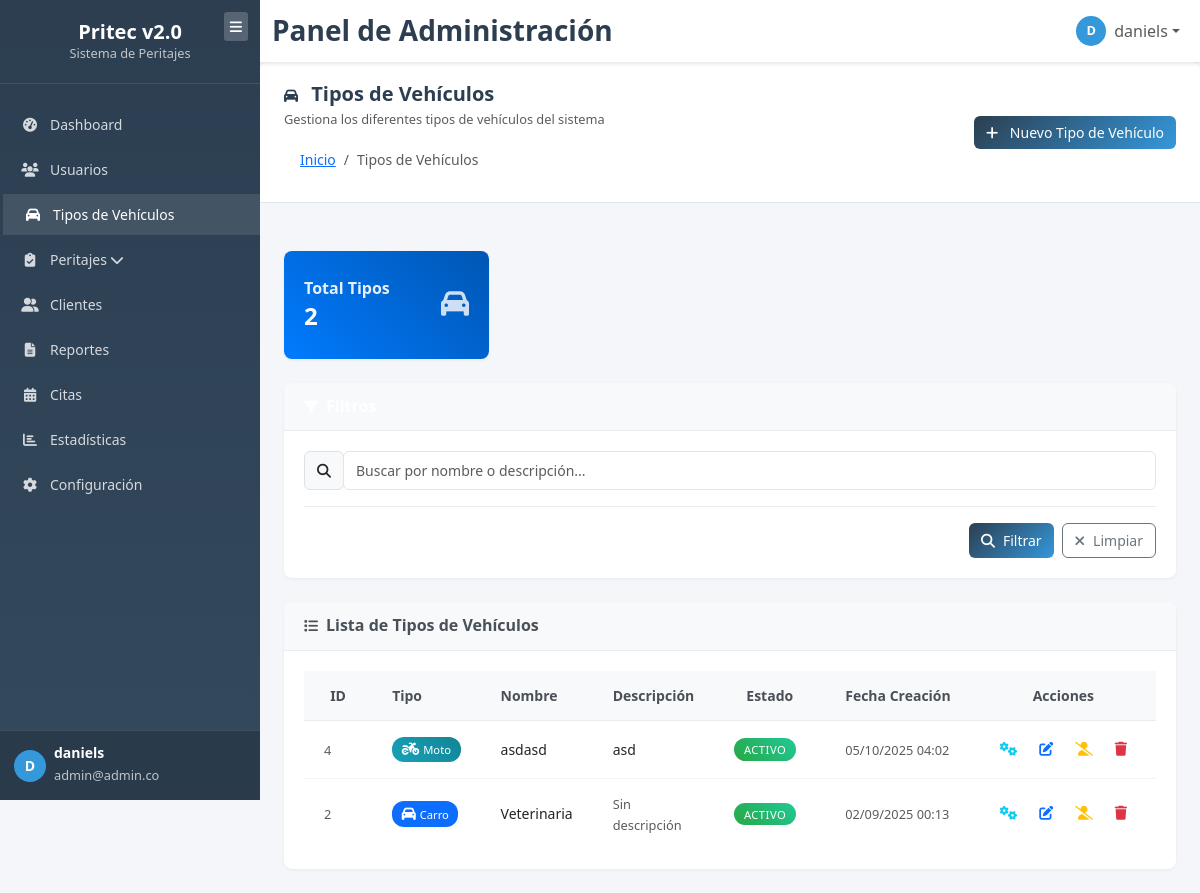
/vehicle-types (signed in), run on the app's committed database.
### tables this page shows
CREATE TABLE IF NOT EXISTS `vehicle_types` (
  `id` int NOT NULL AUTO_INCREMENT,
  `type` enum('carro','moto') NOT NULL,
  `name` varchar(100) NOT NULL,
  `description` text,
  `status` enum('active','inactive') DEFAULT 'active',
  `created_at` timestamp NULL DEFAULT CURRENT_TIMESTAMP,
  `updated_at` timestamp NULL DEFAULT CURRENT_TIMESTAMP ON UPDATE CURRENT_TIMESTAMP,
  PRIMARY KEY (`id`),
  KEY `idx_vehicle_types_status` (`status`),
  KEY `idx_vehicle_types_type` (`type`)
);

### app/helpers/index_helpers.php (the view, shortened to what the rows shown need)
<?php
function renderIndexView($config) {
    $defaults = [
        'title' => 'Lista de Elementos',
        'subtitle' => '',
        'icon' => 'fas fa-list',
        'module_name' => 'elementos',
        'show_stats' => false,
        'show_filters' => false,
        'stats' => [],
        'filters' => [],
        'data' => [],
        'columns' => [],
        'actions' => [],
        'empty_message' => 'No hay elementos registrados',
        'empty_description' => 'Comienza creando el primer elemento',
        'create_url' => '#',
        'create_text' => 'Nuevo Elemento',
        'table_id' => 'mainTable',
        'pagination' => null,
        'custom_scripts' => ''
    ];
    $config = array_merge($defaults, $config);
    echo '<link href="' . ASSETS_URL . 'css/index-template.css" rel="stylesheet">';
    echo '<div class="content-body">';
    if ($config['show_stats'] && !empty($config['stats'])) {
        renderStatsCards($config['stats']);
    }
    renderMainTable($config);
    echo '</div>';
}
function renderStatsCards($stats) {
    echo '<div class="row stats-row">';
    $colors = ['primary', 'success', 'info', 'warning', 'danger', 'secondary'];
    foreach ($stats as $index => $stat) {
        $color = $stat['color'] ?? $colors[$index % count($colors)];
        echo '<div class="col-xl-3 col-md-6">';
        echo '<div class="card stats-card bg-' . $color . ' text-white">';
        echo '<div class="card-body">';
        echo '<div class="stats-content">';
        echo '<h2>' . number_format($stat['value']) . '</h2>';
        echo '</div>';
        echo '</div>';
        echo '</div>';
        echo '</div>';
    }
    echo '</div>';
}
function renderMainTable($config) {
    echo '<div class="card main-table-card">';
    if (!empty($config['data'])) {
        echo '<div class="card-body">';
        echo '<div class="table-responsive">';
        echo '<table class="table main-table table-hover" id="' . $config['table_id'] . '">';
        echo '<thead>';
        echo '<tr>';
        foreach ($config['columns'] as $column) {
            $class = '';
            switch ($column['type'] ?? 'text') {
                case 'id':
                    $class = 'table-id-col';
                    break;
                case 'status':
                    $class = 'table-status-col';
                    break;
                case 'actions':
                    $class = 'table-actions-col';
                    break;
            }
            echo '<th class="' . $class . '">' . htmlspecialchars($column['title']) . '</th>';
        }
        echo '</tr>';
        echo '</thead>';
        echo '<tbody>';
        foreach ($config['data'] as $row) {
            echo '<tr id="row-' . ($row['id'] ?? '') . '">';
            foreach ($config['columns'] as $column) {
                echo '<td>';
                renderTableCell($row, $column);
                echo '</td>';
            }
            echo '</tr>';
        }
        echo '</tbody>';
        echo '</table>';
        echo '</div>';
        echo '</div>';
    }
    echo '</div>';
}
function renderTableCell($row, $column) {
    $value = $row[$column['field']] ?? '';
    switch ($column['type'] ?? 'text') {
        case 'id':
            echo '<span class="text-muted">' . $value . '</span>';
            break;
        case 'vehicle_type':
            $badge_class = $value === 'carro' ? 'primary' : 'info';
            $icon = $value === 'carro' ? 'car' : 'motorcycle';
            echo '<span class="badge bg-' . $badge_class . '">';
            echo '<i class="fas fa-' . $icon . ' me-1"></i>';
            echo ucfirst($value);
            echo '</span>';
            break;
        case 'description':
            if (!empty($value)) {
                $maxLength = $column['max_length'] ?? 50;
                if (strlen($value) > $maxLength) {
                    echo '<span title="' . htmlspecialchars($value) . '">';
                    echo htmlspecialchars(substr($value, 0, $maxLength)) . '...';
                    echo '</span>';
                } else {
                    echo htmlspecialchars($value);
                }
            } else {
                echo '<span class="text-muted">Sin descripción</span>';
            }
            break;
        case 'status':
            $statusClass = 'secondary';
            $statusText = 'Desconocido';
            if (isset($column['status_map'][$value])) {
                $statusConfig = $column['status_map'][$value];
                $statusClass = $statusConfig['class'];
                $statusText = $statusConfig['text'];
            }
            echo '<span class="badge bg-' . $statusClass . ' status-badge">' . $statusText . '</span>';
            break;
        case 'datetime':
            if ($value) {
                echo '<span class="text-muted">' . date('d/m/Y H:i', strtotime($value)) . '</span>';
            } else {
                echo '<span class="text-muted">Nunca</span>';
            }
            break;
        case 'actions':
            echo '<div class="action-buttons">';
            if (isset($column['buttons'])) {
                foreach ($column['buttons'] as $button) {
                    renderActionButton($row, $button);
                }
            }
            echo '</div>';
            break;
        default:
            echo htmlspecialchars($value);
            break;
    }
}
function renderActionButton($row, $button) {
    $url = str_replace('{id}', $row['id'] ?? '', $button['url'] ?? '#');
    $class = $button['class'] ?? 'btn-outline-primary';
    $icon = $button['icon'] ?? 'fas fa-cog';
    $title = $button['title'] ?? '';
    $onclick = '';
    if (isset($button['onclick'])) {
        $onclick = $button['onclick'];
        foreach ($row as $key => $value) {
            $safeValue = $value ?? '';
            $onclick = str_replace('{' . $key . '}', $safeValue, $onclick);
        }
    }
    if (isset($button['condition'])) {
        if (is_callable($button['condition'])) {
            if (!$button['condition']($row)) {
                return;
            }
        } else {
            switch ($button['condition']) {
                case 'status_toggle':
                    if ($row['status'] === 'active') {
                        $icon = 'fas fa-user-slash';
                        $title = 'Desactivar';
                        $class = 'btn-outline-warning';
                    } else {
                        $icon = 'fas fa-user-check';
                        $title = 'Activar';
                        $class = 'btn-outline-success';
                    }
                    break;
            }
        }
    }
    if ($onclick) {
        echo '<button type="button" class="btn btn-sm action-btn ' . $class . '" onclick="' . $onclick . '" title="' . $title . '">';
        echo '<i class="' . $icon . '"></i>';
        echo '</button>';
    } else {
        echo '<a href="' . $url . '" class="btn btn-sm action-btn ' . $class . '" title="' . $title . '">';
        echo '<i class="' . $icon . '"></i>';
        echo '</a>';
    }
}
?>

### data on the page
vehicle_types: id "4", type "Moto", name "asdasd", description "asd", status "ACTIVO", created_at "05/10/2025 04:02"
vehicle_types: id "2", type "Carro", name "Veterinaria", status "ACTIVO", created_at "02/09/2025 00:13"

### other printed values
substr($_SESSION['full_name'] ?? 'U', 0, 1) "D"
$_SESSION['full_name'] "daniels"
$_SESSION['email'] "admin@admin.co"
$config['title'] "Tipos de Vehículos"
$config['subtitle'] "Gestiona los diferentes tipos de vehículos del sistema"
$breadcrumb['text'] "Inicio"
$breadcrumb['text'] "Tipos de Vehículos"
$action['text'] "Nuevo Tipo de Vehículo"
$stat['title'] "Total Tipos"
$stat['value'] "2"
$column['title'] "ID"
$column['title'] "Tipo"
$column['title'] "Nombre"
$column['title'] "Descripción"
$column['title'] "Estado"
